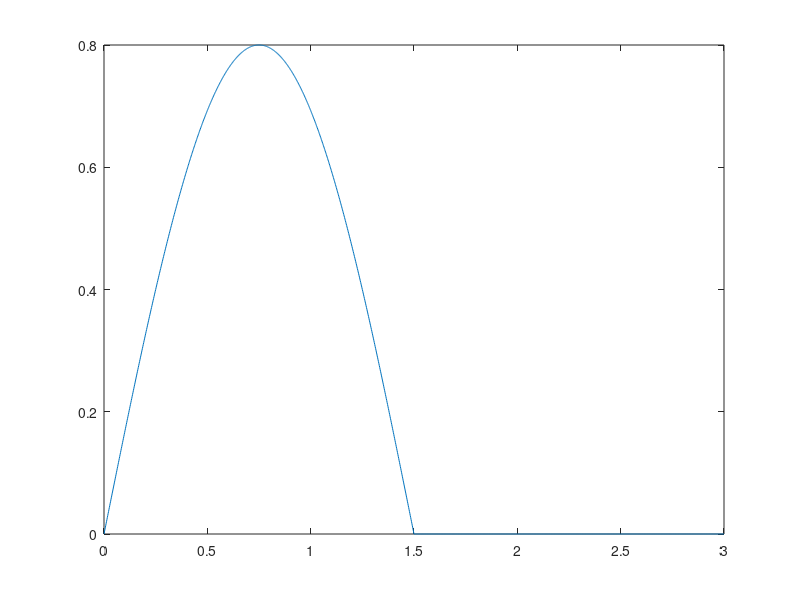

This figure's MATLAB source:
%rezolutia temporara de 2ms iar pt 20ms 200ms se inlocuieste pasul cu 0.02 respectiv 0.2
A=0.8 % amplitudinea
o=2*pi*(1/3) % omega calculat cu T=3s perioada
t1=0:0.002:1.5 % prima jumatate a semnalului 
v1= A*sin(o*t1); % se calculeaza sinusul in functie de vectorul t1
t2=1.5:0.002:3 % a doua parte a semnalului
v2=zeros(1,length(t2)) % se creaza matricea de 0 cu o linie si lungimea vectorului t2 coloane
t=cat(2,t1,t2) % se concateneaza t1 si t2
v=cat(2,v1,v2) % se concateneaza v1 si v2
plot(t,v)
